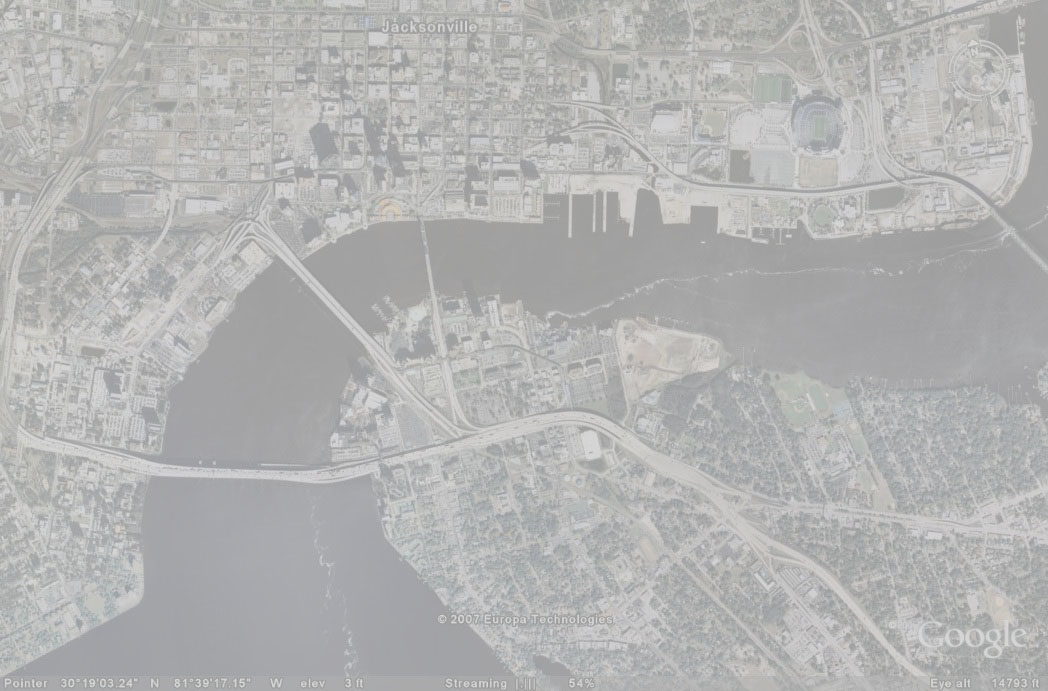
%> input picture A1/Code Files - Group - 13/input_sat_image.jpg, 1048 x 691 px
$ octave --eval "main;"   (GNU Octave 9; MATLAB toolbox functions it lacks are replaced by stand-ins)
%> lines starting %> are read from the running program, lines starting %| are printed output that depends on the picture; in (x1, y1, x2, y2) boxes, pixels count from 0 and x2, y2 are one past the last pixel; in counts of white or black regions, pixels touching at a corner belong together; the program's own positions count from 1
function main()
    % Task 1: Image Enhancement
    color_image = imread('input_sat_image.jpg');
%> color_image is the input picture: size 691x1048x3 uint8; mean R, G, B 178.9, 179.2, 178.8
    gray_image = rgb2gray(color_image);
    figure;
    imshow(gray_image);
    title('Original Image');
    min_val = min(gray_image(:));
%> min_val = 145
    max_val = max(gray_image(:));
%> max_val = 226
    enhanced_image = uint8((gray_image - min_val) * (255 / (max_val - min_val)));
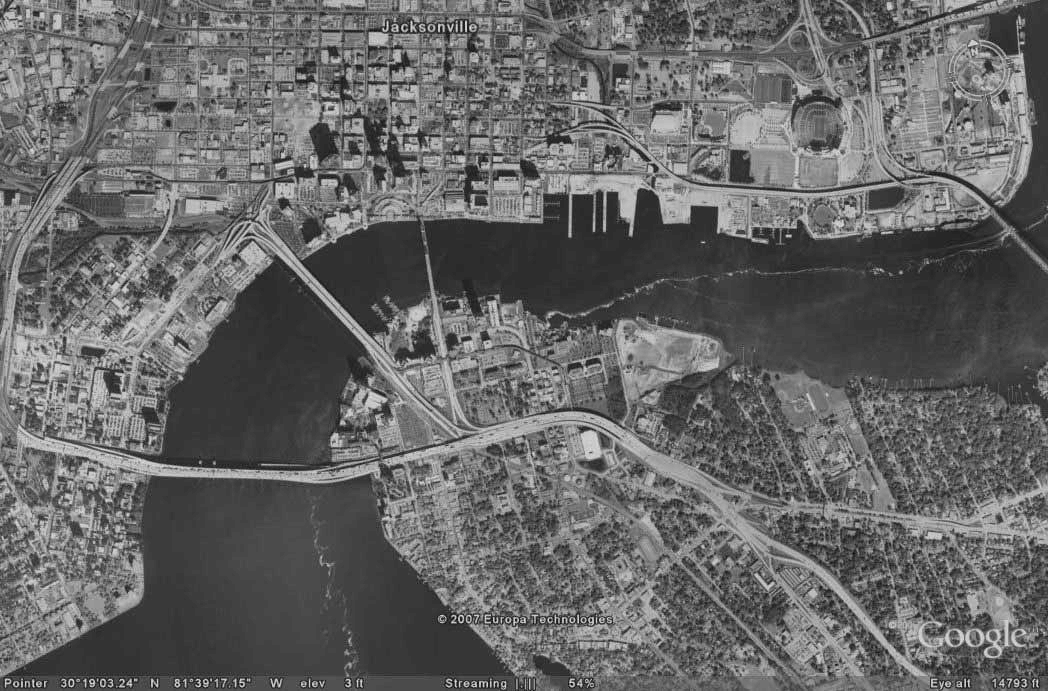
%> enhanced_image: size 691x1048 uint8; min 0, max 243, mean 102.3
    figure;
    imshow(enhanced_image);
    title('Enhanced Image');

    % Task 2: Binarization
    threshold = graythresh(enhanced_image);
%> threshold = 0.416
    binary_mask = ~im2bw(enhanced_image, threshold);
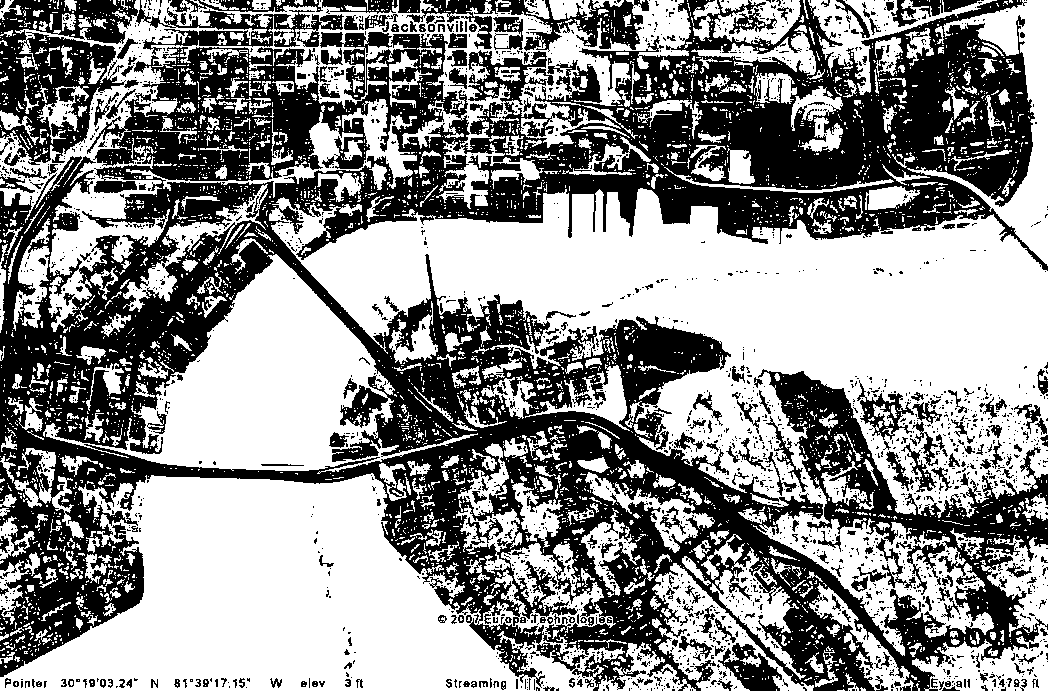
%> binary_mask: size 691x1048 logical; 55.7% white; 2342 black regions (2046 under 20 px), largest, box (x1, y1, x2, y2) and area: (0, 0, 1048, 691) 270110, (0, 0, 344, 165) 14990, (406, 0, 649, 52) 4447
    figure;
    imshow(binary_mask);
    title('Binary Mask');

    % Task 3: Morphological Operators
    SE_opening = strel('disk', 10);
    binary_mask_opened = imopen(binary_mask, SE_opening);
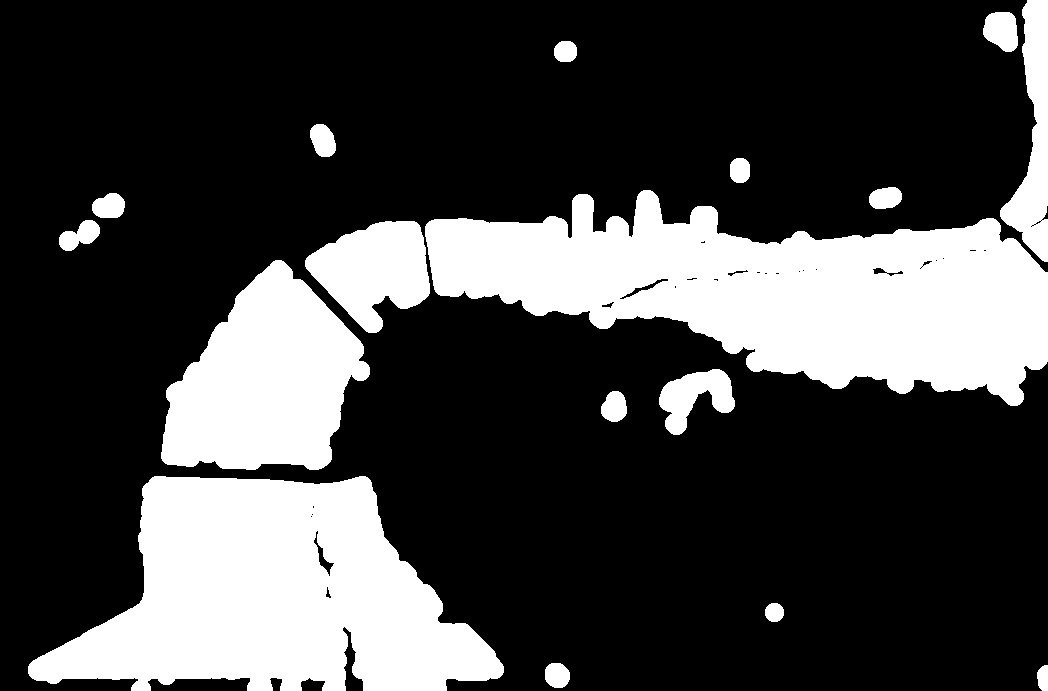
%> binary_mask_opened: size 691x1048 logical; 26.4% white; 17 white regions, largest, box (x1, y1, x2, y2) and area: (425, 190, 1048, 406) 75222, (28, 476, 504, 691) 64007, (161, 260, 370, 470) 28184
    SE_closing = strel('disk', 4);
    binary_mask_closed = imclose(binary_mask_opened, SE_closing);
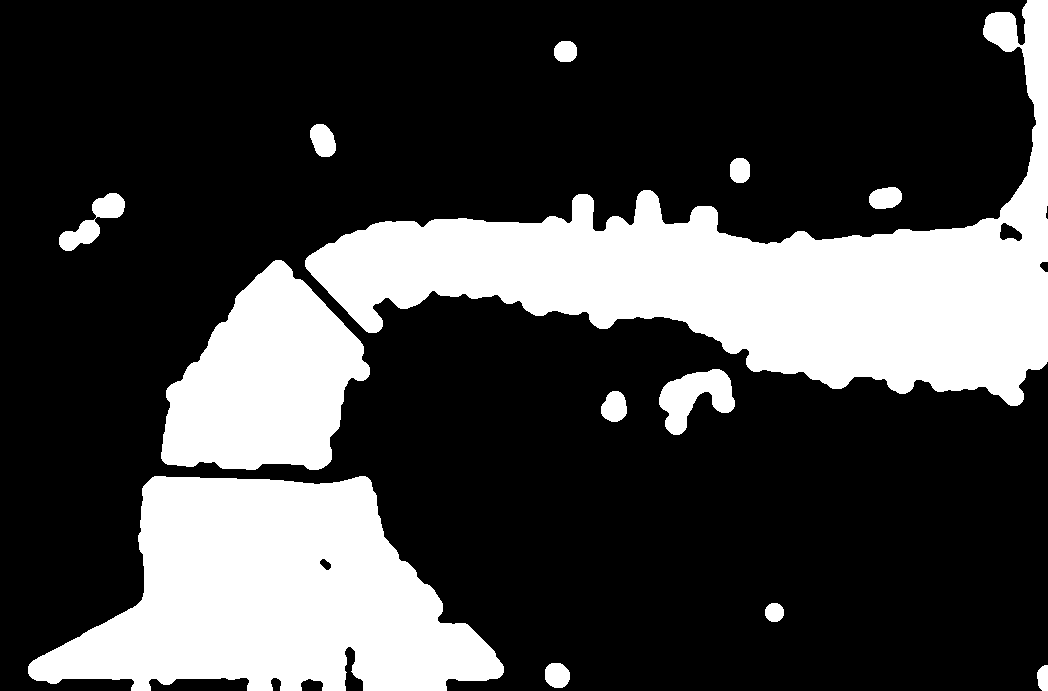
%> binary_mask_closed: size 691x1048 logical; 26.6% white; 13 white regions, largest, box (x1, y1, x2, y2) and area: (305, 0, 1048, 406) 92315, (28, 476, 504, 691) 64304, (161, 260, 370, 470) 28223
    subplot(1, 5, 4);
    imshow(binary_mask_closed);
    title('Filtered Binary Mask');
    overlay_image_final = imoverlay(enhanced_image, binary_mask_closed, [1, 1, 1]);
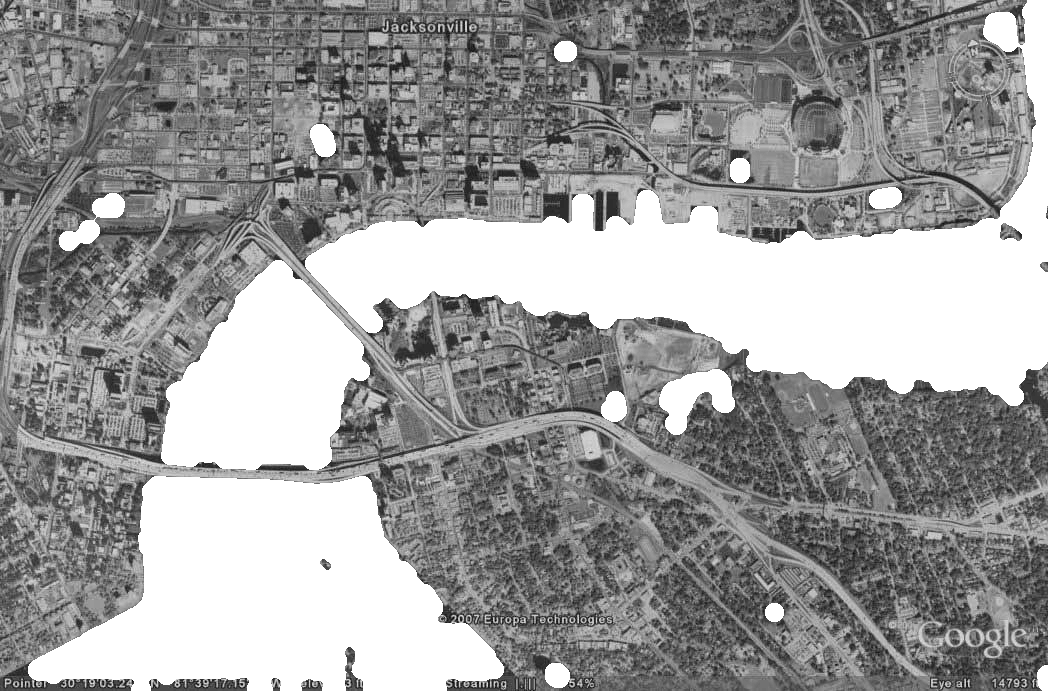
%> overlay_image_final: size 691x1048x3 uint8; min 0, max 255, mean 154.3
    subplot(1, 5, 5);
    imshow(overlay_image_final);
    title('Overlay of Enhanced Image and Filtered Mask');
end
